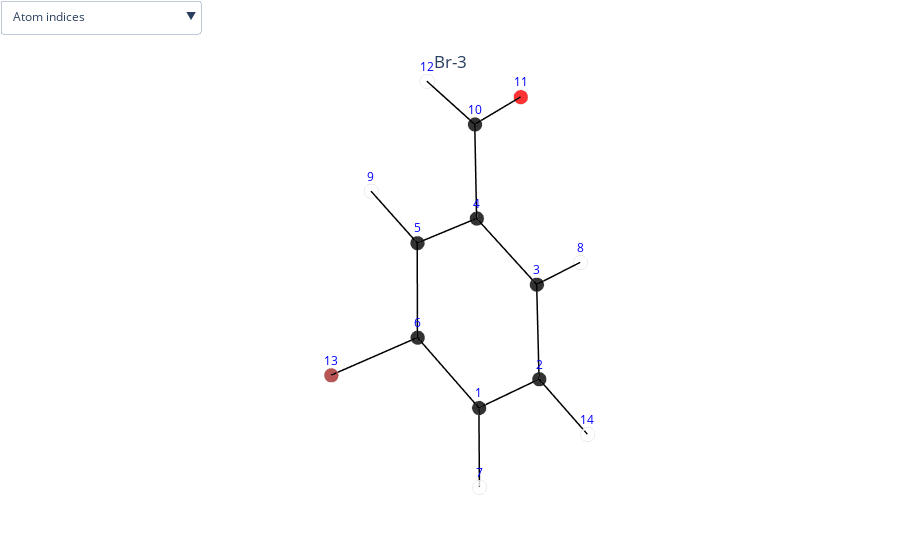

The notebook cell saved with this chart:
### Code cell
mols.visualize_molecules([0])

### Figure 1 — Plotly figure (JSON) as saved in the notebook; plotly's stock layout.template omitted (floating-point values rounded to 4 significant figures)
{"data": [{"marker": {"color": ["black", "black", "black", "black", "black", "black", "white", "white", "white", "black", "red", "white", "brown", "white"], "line": {"color": "lightgray", "width": 2}, "opacity": 0.8, "size": 5, "symbol": "circle"}, "mode": "markers", "name": "", "text": ["C", "C", "C", "C", "C", "C", "H", "H", "H", "C", "O", "H", "Br", "H"], "type": "scatter3d", "x": [0.316, -0.999, -2.05, -1.784, -0.4749, 0.5661, 1.141, -3.081, -0.2718, -2.898, -4.059, -2.586, 2.354, -1.191], "y": [1.598, 2.053, 1.154, -0.2121, -0.6784, 0.2355, 2.298, 1.484, -1.742, -1.193, -0.8907, -2.255, -0.3864, 3.118], "z": [-0.000262, -0.000213, 1.1e-05, 0.000186, 0.000137, -8.7e-05, -0.000436, 5.6e-05, 0.000274, 0.000427, 0.000495, 0.000547, -0.00015, -0.000351]}, {"hoverinfo": "none", "line": {"width": 3}, "marker": {"color": "black", "opacity": 1, "size": 7}, "mode": "lines", "type": "scatter3d", "x": [0.316, -0.999, null, -0.999, -2.05, null, -2.05, -1.784, null, -1.784, -0.4749, null, -0.4749, 0.5661, null, -2.898, -4.059, null, -2.898, -2.586, null, -0.999, -1.191, null, -0.2718, -0.4749, null, 0.316, 0.5661, null, -2.05, -3.081, null, 0.316, 1.141, null, -2.898, -1.784, null, 2.354, 0.5661, null], "y": [1.598, 2.053, null, 2.053, 1.154, null, 1.154, -0.2121, null, -0.2121, -0.6784, null, -0.6784, 0.2355, null, -1.193, -0.8907, null, -1.193, -2.255, null, 2.053, 3.118, null, -1.742, -0.6784, null, 1.598, 0.2355, null, 1.154, 1.484, null, 1.598, 2.298, null, -1.193, -0.2121, null, -0.3864, 0.2355, null], "z": [-0.000262, -0.000213, null, -0.000213, 1.1e-05, null, 1.1e-05, 0.000186, null, 0.000186, 0.000137, null, 0.000137, -8.7e-05, null, 0.000427, 0.000495, null, 0.000427, 0.000547, null, -0.000213, -0.000351, null, 0.000274, 0.000137, null, -0.000262, -8.7e-05, null, 1.1e-05, 5.6e-05, null, -0.000262, -0.000436, null, 0.000427, 0.000186, null, -0.00015, -8.7e-05, null]}], "layout": {"margin": {"b": 0, "l": 0, "r": 0, "t": 0}, "scene": {"annotations": [{"font": {"color": "blue"}, "showarrow": false, "text": "1", "x": 0.316, "y": 1.598, "yshift": 15, "z": -0.000262}, {"font": {"color": "blue"}, "showarrow": false, "text": "2", "x": -0.999, "y": 2.053, "yshift": 15, "z": -0.000213}, {"font": {"color": "blue"}, "showarrow": false, "text": "3", "x": -2.05, "y": 1.154, "yshift": 15, "z": 1.1e-05}, {"font": {"color": "blue"}, "showarrow": false, "text": "4", "x": -1.784, "y": -0.2121, "yshift": 15, "z": 0.000186}, {"font": {"color": "blue"}, "showarrow": false, "text": "5", "x": -0.4749, "y": -0.6784, "yshift": 15, "z": 0.000137}, {"font": {"color": "blue"}, "showarrow": false, "text": "6", "x": 0.5661, "y": 0.2355, "yshift": 15, "z": -8.7e-05}, {"font": {"color": "blue"}, "showarrow": false, "text": "7", "x": 1.141, "y": 2.298, "yshift": 15, "z": -0.000436}, {"font": {"color": "blue"}, "showarrow": false, "text": "8", "x": -3.081, "y": 1.484, "yshift": 15, "z": 5.6e-05}, {"font": {"color": "blue"}, "showarrow": false, "text": "9", "x": -0.2718, "y": -1.742, "yshift": 15, "z": 0.000274}, {"font": {"color": "blue"}, "showarrow": false, "text": "10", "x": -2.898, "y": -1.193, "yshift": 15, "z": 0.000427}, {"font": {"color": "blue"}, "showarrow": false, "text": "11", "x": -4.059, "y": -0.8907, "yshift": 15, "z": 0.000495}, {"font": {"color": "blue"}, "showarrow": false, "text": "12", "x": -2.586, "y": -2.255, "yshift": 15, "z": 0.000547}, {"font": {"color": "blue"}, "showarrow": false, "text": "13", "x": 2.354, "y": -0.3864, "yshift": 15, "z": -0.00015}, {"font": {"color": "blue"}, "showarrow": false, "text": "14", "x": -1.191, "y": 3.118, "yshift": 15, "z": -0.000351}], "xaxis": {"showbackground": false, "showgrid": false, "showticklabels": false, "title": {"font": {"color": "white"}}, "zeroline": false}, "yaxis": {"showbackground": false, "showgrid": false, "showticklabels": false, "title": {"font": {"color": "white"}}, "zeroline": false}, "zaxis": {"showbackground": false, "showgrid": false, "showticklabels": false, "title": {"font": {"color": "white"}}, "zeroline": false}}, "showlegend": false, "title": {"text": "Br-3", "x": 0.5, "xanchor": "center", "y": 0.9, "yanchor": "top"}, "updatemenus": [{"buttons": [{"args": [{"scene.annotations": [{"font": {"color": "blue"}, "showarrow": false, "text": 1, "x": 0.316, "y": 1.598, "yshift": 15, "z": -0.000262}, {"font": {"color": "blue"}, "showarrow": false, "text": 2, "x": -0.999, "y": 2.053, "yshift": 15, "z": -0.000213}, {"font": {"color": "blue"}, "showarrow": false, "text": 3, "x": -2.05, "y": 1.154, "yshift": 15, "z": 1.1e-05}, {"font": {"color": "blue"}, "showarrow": false, "text": 4, "x": -1.784, "y": -0.2121, "yshift": 15, "z": 0.000186}, {"font": {"color": "blue"}, "showarrow": false, "text": 5, "x": -0.4749, "y": -0.6784, "yshift": 15, "z": 0.000137}, {"font": {"color": "blue"}, "showarrow": false, "text": 6, "x": 0.5661, "y": 0.2355, "yshift": 15, "z": -8.7e-05}, {"font": {"color": "blue"}, "showarrow": false, "text": 7, "x": 1.141, "y": 2.298, "yshift": 15, "z": -0.000436}, {"font": {"color": "blue"}, "showarrow": false, "text": 8, "x": -3.081, "y": 1.484, "yshift": 15, "z": 5.6e-05}, {"font": {"color": "blue"}, "showarrow": false, "text": 9, "x": -0.2718, "y": -1.742, "yshift": 15, "z": 0.000274}, {"font": {"color": "blue"}, "showarrow": false, "text": 10, "x": -2.898, "y": -1.193, "yshift": 15, "z": 0.000427}, {"font": {"color": "blue"}, "showarrow": false, "text": 11, "x": -4.059, "y": -0.8907, "yshift": 15, "z": 0.000495}, {"font": {"color": "blue"}, "showarrow": false, "text": 12, "x": -2.586, "y": -2.255, "yshift": 15, "z": 0.000547}, {"font": {"color": "blue"}, "showarrow": false, "text": 13, "x": 2.354, "y": -0.3864, "yshift": 15, "z": -0.00015}, {"font": {"color": "blue"}, "showarrow": false, "text": 14, "x": -1.191, "y": 3.118, "yshift": 15, "z": -0.000351}]}], "label": "Atom indices", "method": "relayout"}, {"args": [{"scene.annotations": [{"showarrow": false, "text": 1.39, "x": -0.3415, "y": 1.826, "yshift": 10, "z": -0.0002375}, {"showarrow": false, "text": 1.38, "x": -1.525, "y": 1.604, "yshift": 10, "z": -0.000101}, {"showarrow": false, "text": 1.39, "x": -1.917, "y": 0.471, "yshift": 10, "z": 9.85e-05}, {"showarrow": false, "text": 1.39, "x": -1.129, "y": -0.4452, "yshift": 10, "z": 0.0001615}, {"showarrow": false, "text": 1.39, "x": 0.04564, "y": -0.2214, "yshift": 10, "z": 2.5e-05}, {"showarrow": false, "text": 1.2, "x": -3.479, "y": -1.042, "yshift": 10, "z": 0.000461}, {"showarrow": false, "text": 1.11, "x": -2.742, "y": -1.724, "yshift": 10, "z": 0.000487}, {"showarrow": false, "text": 1.08, "x": -1.095, "y": 2.585, "yshift": 10, "z": -0.000282}, {"showarrow": false, "text": 1.08, "x": -0.3733, "y": -1.21, "yshift": 10, "z": 0.0002055}, {"showarrow": false, "text": 1.39, "x": 0.4411, "y": 0.917, "yshift": 10, "z": -0.0001745}, {"showarrow": false, "text": 1.08, "x": -2.565, "y": 1.319, "yshift": 10, "z": 3.35e-05}, {"showarrow": false, "text": 1.08, "x": 0.7286, "y": 1.948, "yshift": 10, "z": -0.000349}, {"showarrow": false, "text": 1.48, "x": -2.341, "y": -0.7025, "yshift": 10, "z": 0.0003065}, {"showarrow": false, "text": 1.89, "x": 1.46, "y": -0.07543, "yshift": 10, "z": -0.0001185}]}], "label": "Bond lengths", "method": "relayout"}, {"args": [{"scene.annotations": [{"font": {"color": "blue"}, "showarrow": false, "text": 1, "x": 0.316, "y": 1.598, "yshift": 15, "z": -0.000262}, {"font": {"color": "blue"}, "showarrow": false, "text": 2, "x": -0.999, "y": 2.053, "yshift": 15, "z": -0.000213}, {"font": {"color": "blue"}, "showarrow": false, "text": 3, "x": -2.05, "y": 1.154, "yshift": 15, "z": 1.1e-05}, {"font": {"color": "blue"}, "showarrow": false, "text": 4, "x": -1.784, "y": -0.2121, "yshift": 15, "z": 0.000186}, {"font": {"color": "blue"}, "showarrow": false, "text": 5, "x": -0.4749, "y": -0.6784, "yshift": 15, "z": 0.000137}, {"font": {"color": "blue"}, "showarrow": false, "text": 6, "x": 0.5661, "y": 0.2355, "yshift": 15, "z": -8.7e-05}, {"font": {"color": "blue"}, "showarrow": false, "text": 7, "x": 1.141, "y": 2.298, "yshift": 15, "z": -0.000436}, {"font": {"color": "blue"}, "showarrow": false, "text": 8, "x": -3.081, "y": 1.484, "yshift": 15, "z": 5.6e-05}, {"font": {"color": "blue"}, "showarrow": false, "text": 9, "x": -0.2718, "y": -1.742, "yshift": 15, "z": 0.000274}, {"font": {"color": "blue"}, "showarrow": false, "text": 10, "x": -2.898, "y": -1.193, "yshift": 15, "z": 0.000427}, {"font": {"color": "blue"}, "showarrow": false, "text": 11, "x": -4.059, "y": -0.8907, "yshift": 15, "z": 0.000495}, {"font": {"color": "blue"}, "showarrow": false, "text": 12, "x": -2.586, "y": -2.255, "yshift": 15, "z": 0.000547}, {"font": {"color": "blue"}, "showarrow": false, "text": 13, "x": 2.354, "y": -0.3864, "yshift": 15, "z": -0.00015}, {"font": {"color": "blue"}, "showarrow": false, "text": 14, "x": -1.191, "y": 3.118, "yshift": 15, "z": -0.000351}, {"showarrow": false, "text": 1.39, "x": -0.3415, "y": 1.826, "yshift": 10, "z": -0.0002375}, {"showarrow": false, "text": 1.38, "x": -1.525, "y": 1.604, "yshift": 10, "z": -0.000101}, {"showarrow": false, "text": 1.39, "x": -1.917, "y": 0.471, "yshift": 10, "z": 9.85e-05}, {"showarrow": false, "text": 1.39, "x": -1.129, "y": -0.4452, "yshift": 10, "z": 0.0001615}, {"showarrow": false, "text": 1.39, "x": 0.04564, "y": -0.2214, "yshift": 10, "z": 2.5e-05}, {"showarrow": false, "text": 1.2, "x": -3.479, "y": -1.042, "yshift": 10, "z": 0.000461}, {"showarrow": false, "text": 1.11, "x": -2.742, "y": -1.724, "yshift": 10, "z": 0.000487}, {"showarrow": false, "text": 1.08, "x": -1.095, "y": 2.585, "yshift": 10, "z": -0.000282}, {"showarrow": false, "text": 1.08, "x": -0.3733, "y": -1.21, "yshift": 10, "z": 0.0002055}, {"showarrow": false, "text": 1.39, "x": 0.4411, "y": 0.917, "yshift": 10, "z": -0.0001745}, {"showarrow": false, "text": 1.08, "x": -2.565, "y": 1.319, "yshift": 10, "z": 3.35e-05}, {"showarrow": false, "text": 1.08, "x": 0.7286, "y": 1.948, "yshift": 10, "z": -0.000349}, {"showarrow": false, "text": 1.48, "x": -2.341, "y": -0.7025, "yshift": 10, "z": 0.0003065}, {"showarrow": false, "text": 1.89, "x": 1.46, "y": -0.07543, "yshift": 10, "z": -0.0001185}]}], "label": "Atom indices & Bond lengths", "method": "relayout"}, {"args": [{"scene.annotations": []}], "label": "Hide all", "method": "relayout"}], "direction": "down", "xanchor": "left", "yanchor": "top"}]}}
